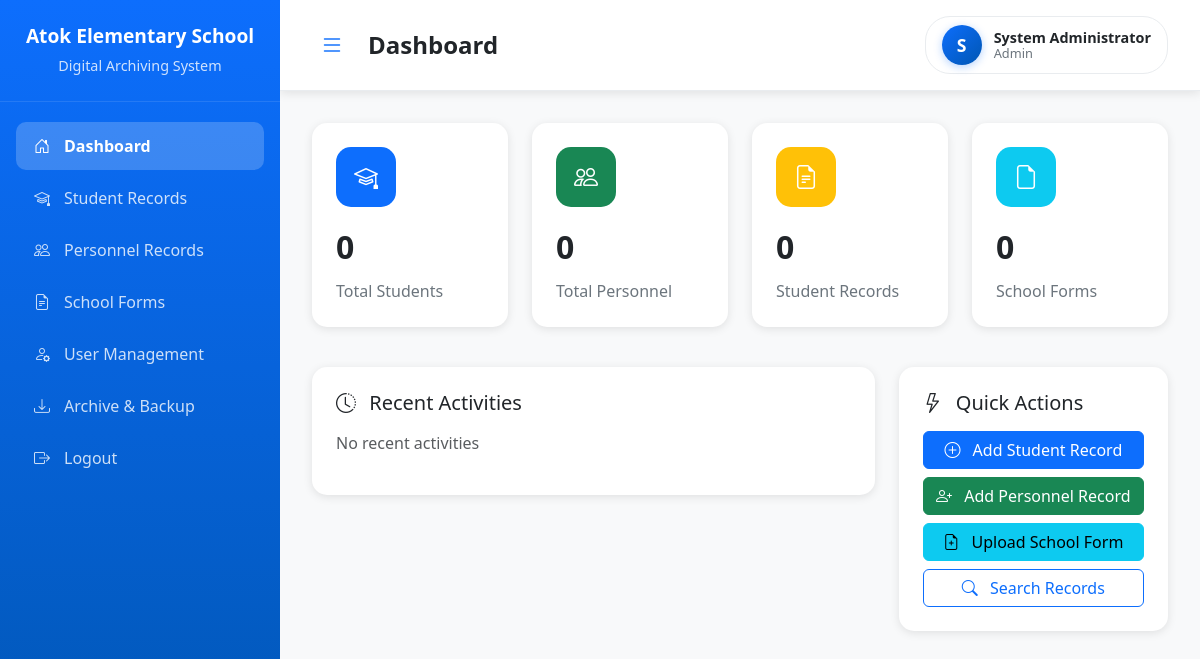
/pages/dashboard.php (signed in), run on the app's committed database.
### tables this page shows
CREATE TABLE users (
    id INT PRIMARY KEY AUTO_INCREMENT,
    username VARCHAR(50) UNIQUE NOT NULL,
    password VARCHAR(255) NOT NULL,
    full_name VARCHAR(100) NOT NULL,
    email VARCHAR(100) UNIQUE NOT NULL,
    role ENUM('admin', 'school_head', 'registrar') NOT NULL DEFAULT 'registrar',
    status ENUM('active', 'inactive') NOT NULL DEFAULT 'active',
    last_login DATETIME NULL,
    created_at TIMESTAMP DEFAULT CURRENT_TIMESTAMP,
    updated_at TIMESTAMP DEFAULT CURRENT_TIMESTAMP ON UPDATE CURRENT_TIMESTAMP
);

### includes/database.php (called while the page is built, shortened)
<?php
class Database {
    private $connection;
    public function __construct() {
        try {
            $this->connection = new mysqli(DB_HOST, DB_USER, DB_PASS, DB_NAME);
            $this->connection->set_charset("utf8mb4");
        } catch (Exception $e) {
            die("Database connection failed: " . $e->getMessage());
        }
    }
    public function query($sql, $params = []) {
        $stmt = $this->connection->prepare($sql);
        if (!empty($params)) {
            $types = str_repeat('s', count($params));
            $stmt->bind_param($types, ...$params);
        }
        $stmt->execute();
        return $stmt;
    }
    public function fetchOne($sql, $params = []) {
        $stmt = $this->query($sql, $params);
        $result = $stmt->get_result();
        return $result->fetch_assoc();
    }
}
?>

### includes/auth.php (called while the page is built, shortened)
<?php
require_once 'database.php';
class Auth {
    private $db;
    public function __construct() {
        $this->db = new Database();
    }
    public function isLoggedIn() {
        return isset($_SESSION['user_id']);
    }
    public function getCurrentUser() {
        $sql = "SELECT id, username, role, full_name, email FROM users WHERE id = ?";
        return $this->db->fetchOne($sql, [$_SESSION['user_id']]);
    }
    public function hasPermission($permission) {
        $role = $_SESSION['role'] ?? '';
        $permissions = [
            'admin' => ['view', 'upload', 'edit', 'delete', 'manage_users', 'backup'],
            'school_head' => ['view'],
            'registrar' => ['view', 'upload']
        ];
        return isset($permissions[$role]) && in_array($permission, $permissions[$role]);
    }
}
?>

### pages/dashboard.php (the view, shortened to what this page needs)
<?php
require_once '../includes/auth.php';
$auth = new Auth();
$auth->requireLogin();
$user = $auth->getCurrentUser();
$db = new Database();
$stats = [
    'students' => $db->fetchOne("SELECT COUNT(*) as count FROM students")['count'],
    'personnel' => $db->fetchOne("SELECT COUNT(*) as count FROM personnel")['count'],
    'student_records' => $db->fetchOne("SELECT COUNT(*) as count FROM student_records")['count'],
    'school_forms' => $db->fetchOne("SELECT COUNT(*) as count FROM school_forms")['count']
];
$recentActivities = $db->fetchAll(
    "SELECT al.*, u.full_name FROM activity_logs al
     JOIN users u ON al.user_id = u.id
     ORDER BY al.created_at DESC LIMIT 10"
);
?>
<!DOCTYPE html>
<html lang="en">
<head>
    <link href="https://cdn.jsdelivr.net/npm/bootstrap@5.3.0/dist/css/bootstrap.min.css" rel="stylesheet">
    <link href="https://cdn.jsdelivr.net/npm/bootstrap-icons@1.10.0/font/bootstrap-icons.css" rel="stylesheet">
</head>
<body>
    <div class="sidebar" id="sidebar">
        <div class="sidebar-header">
            <h3><?php echo SITE_NAME; ?></h3>
            <p>Digital Archiving System</p>
        </div>
        <nav class="sidebar-nav">
            <div class="nav-item">
                <a href="dashboard.php" class="nav-link active">
                    <i class="bi bi-house-door"></i>
                    <span>Dashboard</span>
                </a>
            </div>
            <div class="nav-item">
                <a href="students.php" class="nav-link">
                    <i class="bi bi-mortarboard"></i>
                    <span>Student Records</span>
                </a>
            </div>
            <div class="nav-item">
                <a href="personnel.php" class="nav-link">
                    <i class="bi bi-people"></i>
                    <span>Personnel Records</span>
                </a>
            </div>
            <div class="nav-item">
                <a href="school-forms.php" class="nav-link">
                    <i class="bi bi-file-earmark-text"></i>
                    <span>School Forms</span>
                </a>
            </div>
            <?php if ($auth->hasPermission('manage_users')): ?>
            <div class="nav-item">
                <a href="users.php" class="nav-link">
                    <i class="bi bi-person-gear"></i>
                    <span>User Management</span>
                </a>
            </div>
            <?php endif; ?>
            <?php if ($auth->hasPermission('backup')): ?>
            <div class="nav-item">
                <a href="backup.php" class="nav-link">
                    <i class="bi bi-download"></i>
                    <span>Archive & Backup</span>
                </a>
            </div>
            <?php endif; ?>
            <div class="nav-item">
                <a href="logout.php" class="nav-link">
                    <i class="bi bi-box-arrow-right"></i>
                    <span>Logout</span>
                </a>
            </div>
        </nav>
    </div>
    <div class="main-content">
        <header class="header">
            <div class="header-left">
                <button class="sidebar-toggle" id="sidebarToggle">
                    <i class="bi bi-list"></i>
                </button>
                <h1 class="page-title">Dashboard</h1>
            </div>
            <div class="header-right">
                <div class="user-info">
                    <div class="user-avatar">
                        <?php echo strtoupper(substr($user['full_name'], 0, 1)); ?>
                    </div>
                    <div class="user-details">
                        <div class="user-name"><?php echo htmlspecialchars($user['full_name']); ?></div>
                        <div class="user-role"><?php echo ucfirst($user['role']); ?></div>
                    </div>
                </div>
            </div>
        </header>
        <div class="content">
            <div class="row mb-4">
                <div class="col-md-3 col-sm-6 mb-3">
                    <div class="stat-card">
                        <div class="stat-icon" style="background: var(--primary-color);">
                            <i class="bi bi-mortarboard"></i>
                        </div>
                        <div class="stat-number"><?php echo number_format($stats['students']); ?></div>
                        <div class="stat-label">Total Students</div>
                    </div>
                </div>
                <div class="col-md-3 col-sm-6 mb-3">
                    <div class="stat-card">
                        <div class="stat-icon" style="background: var(--success-color);">
                            <i class="bi bi-people"></i>
                        </div>
                        <div class="stat-number"><?php echo number_format($stats['personnel']); ?></div>
                        <div class="stat-label">Total Personnel</div>
                    </div>
                </div>
                <div class="col-md-3 col-sm-6 mb-3">
                    <div class="stat-card">
                        <div class="stat-icon" style="background: var(--warning-color);">
                            <i class="bi bi-file-earmark-text"></i>
                        </div>
                        <div class="stat-number"><?php echo number_format($stats['student_records']); ?></div>
                        <div class="stat-label">Student Records</div>
                    </div>
                </div>
                <div class="col-md-3 col-sm-6 mb-3">
                    <div class="stat-card">
                        <div class="stat-icon" style="background: var(--info-color);">
                            <i class="bi bi-file-earmark"></i>
                        </div>
                        <div class="stat-number"><?php echo number_format($stats['school_forms']); ?></div>
                        <div class="stat-label">School Forms</div>
                    </div>
                </div>
            </div>
            <div class="row">
                <div class="col-lg-8">
                    <div class="activity-feed">
                        <h5 class="mb-3">
                            <i class="bi bi-clock-history me-2"></i>
                            Recent Activities
                        </h5>
                        <?php if (empty($recentActivities)): ?>
                            <p class="text-muted">No recent activities</p>
                        <?php endif; ?>
                    </div>
                </div>
                <div class="col-lg-4">
                    <div class="activity-feed">
                        <h5 class="mb-3">
                            <i class="bi bi-lightning me-2"></i>
                            Quick Actions
                        </h5>
                        <div class="d-grid gap-2">
                            <?php if ($auth->hasPermission('upload')): ?>
                                <a href="students.php?action=add" class="btn btn-primary">
                                    <i class="bi bi-plus-circle me-2"></i>
                                    Add Student Record
                                </a>
                                <a href="personnel.php?action=add" class="btn btn-success">
                                    <i class="bi bi-person-plus me-2"></i>
                                    Add Personnel Record
                                </a>
                                <a href="school-forms.php?action=add" class="btn btn-info">
                                    <i class="bi bi-file-earmark-plus me-2"></i>
                                    Upload School Form
                                </a>
                            <?php endif; ?>
                            <a href="students.php" class="btn btn-outline-primary">
                                <i class="bi bi-search me-2"></i>
                                Search Records
                            </a>
                        </div>
                    </div>
                </div>
            </div>
        </div>
    </div>
</body>
</html>

### pages/dashboard.php (style rules this page uses)
:root { --sidebar-width: 280px; --header-height: 70px; --primary-color: #0d6efd; --secondary-color: #6c757d; --success-color: #198754; --danger-color: #dc3545; --warning-color: #ffc107; --info-color: #0dcaf0; --light-color: #f8f9fa; --dark-color: #212529; }
body { font-family: 'Segoe UI', Tahoma, Geneva, Verdana, sans-serif; background-color: #f8f9fa; }
.sidebar { position: fixed; top: 0; left: 0; height: 100vh; width: var(--sidebar-width); background: linear-gradient(180deg, var(--primary-color) 0%, #0056b3 100%); color: white; z-index: 1000; overflow-y: auto; }
.sidebar-header { padding: 1.5rem; border-bottom: 1px solid rgba(255, 255, 255, 0.1); text-align: center; }
.sidebar-header h3 { margin: 0; font-size: 1.2rem; font-weight: 600; }
.sidebar-header p { margin: 0.5rem 0 0; opacity: 0.8; font-size: 0.9rem; }
.sidebar-nav { padding: 1rem 0; }
.nav-item { margin: 0.25rem 1rem; }
.nav-link { color: rgba(255, 255, 255, 0.8); padding: 0.75rem 1rem; border-radius: 10px; transition: all 0.3s ease; display: flex; align-items: center; text-decoration: none; }
.nav-link.active { color: white; background: rgba(255, 255, 255, 0.2); font-weight: 600; }
.nav-link i { margin-right: 0.75rem; width: 20px; text-align: center; }
.main-content { margin-left: var(--sidebar-width); min-height: 100vh; }
.header { background: white; border-bottom: 1px solid #e9ecef; padding: 1rem 2rem; display: flex; justify-content: space-between; align-items: center; position: sticky; top: 0; z-index: 999; box-shadow: 0 2px 10px rgba(0, 0, 0, 0.1); }
.header-left { display: flex; align-items: center; gap: 1rem; }
.sidebar-toggle { background: none; border: none; font-size: 1.5rem; color: var(--primary-color); padding: 0.5rem; border-radius: 8px; transition: all 0.3s ease; }
.page-title { font-size: 1.5rem; font-weight: 600; color: var(--dark-color); margin: 0; }
.header-right { display: flex; align-items: center; gap: 1rem; }
.user-info { display: flex; align-items: center; gap: 0.75rem; padding: 0.5rem 1rem; background: rgba(255, 255, 255, 0.8); border-radius: 25px; border: 1px solid #e9ecef; transition: all 0.3s ease; }
.user-avatar { width: 40px; height: 40px; background: linear-gradient(135deg, var(--primary-color), #0056b3); border-radius: 50%; display: flex; align-items: center; justify-content: center; color: white; font-weight: 600; font-size: 1.1rem; box-shadow: 0 2px 8px rgba(13, 110, 253, 0.3); }
.user-details { display: flex; flex-direction: column; }
.user-name { font-weight: 600; color: var(--dark-color); font-size: 0.9rem; line-height: 1.2; }
.user-role { color: var(--secondary-color); font-size: 0.8rem; line-height: 1.2; }
.content { padding: 2rem; }
.stat-card { background: white; border-radius: 15px; padding: 1.5rem; box-shadow: 0 2px 10px rgba(0, 0, 0, 0.1); transition: transform 0.3s ease; border: none; }
.stat-icon { width: 60px; height: 60px; border-radius: 15px; display: flex; align-items: center; justify-content: center; font-size: 1.5rem; color: white; margin-bottom: 1rem; }
.stat-number { font-size: 2rem; font-weight: 700; margin-bottom: 0.5rem; }
.stat-label { color: #6c757d; font-weight: 500; }
.activity-feed { background: white; border-radius: 15px; padding: 1.5rem; box-shadow: 0 2px 10px rgba(0, 0, 0, 0.1); }

### data on the page
users: full_name "S", full_name "System Administrator", role "Admin"

### other printed values
SITE_NAME "Atok Elementary School"
$stats['students'] "0"
$stats['personnel'] "0"
$stats['student_records'] "0"
$stats['school_forms'] "0"
